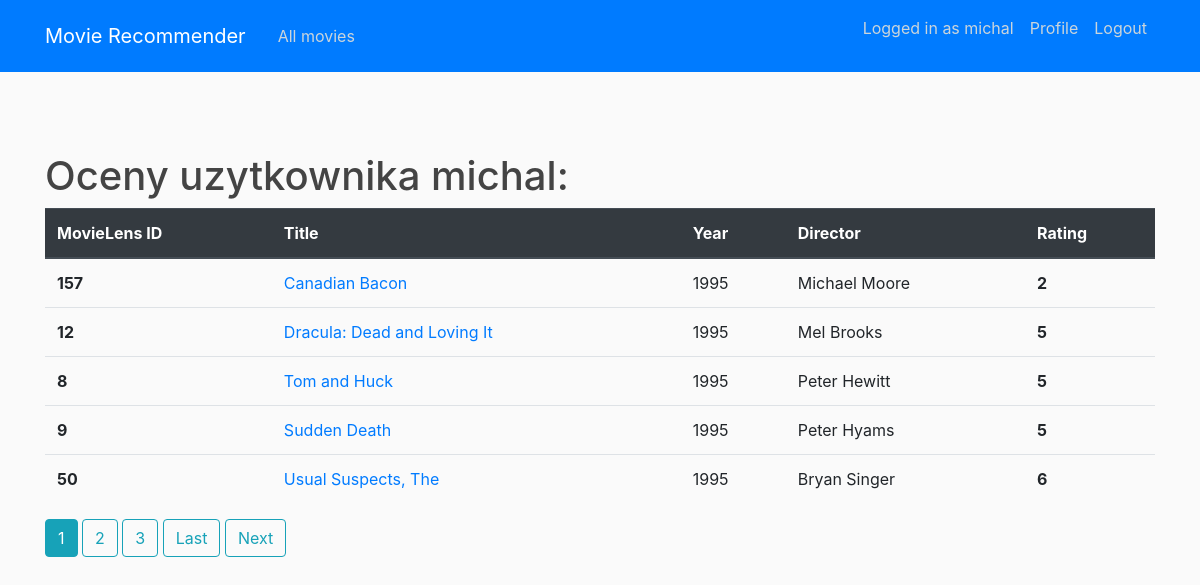
The page /profile/ (signed in) on the database as committed earlier.
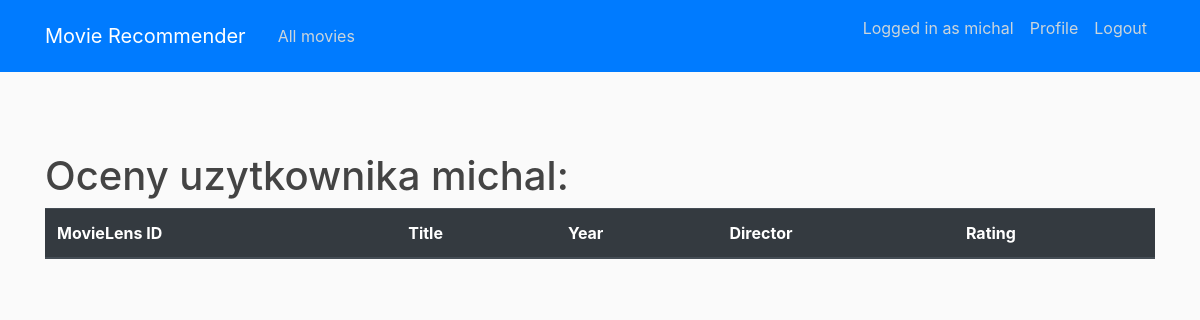
The same page on the database as committed later.
### recommender/models.py (models this page shows, shortened)
class Rating(models.Model):
    movielens_id = models.ForeignKey(Movie, to_field='movielens_id', on_delete=models.CASCADE)
    who_rated = models.ForeignKey(User, on_delete=models.CASCADE)
    value = models.PositiveSmallIntegerField(validators=[MinValueValidator(1), MaxValueValidator(10)])
    date_rated = models.DateTimeField(default=timezone.now)
    class Meta:
        constraints = [models.UniqueConstraint(fields=['movielens_id', 'who_rated'], name='No multiple ratings')]

class Movie(models.Model):
    movielens_id = models.IntegerField(unique=True)
    imdb_id = models.IntegerField()
    tmdb_id = models.IntegerField()
    title = models.CharField(max_length=200)
    year_released = models.IntegerField()
    director = models.CharField(max_length=100)

### recommender/views.py (the view)
# urls.py: path('profile/', RatingListView.as_view(), name='profile'),
class RatingListView(LoginRequiredMixin, ListView):
    model = Rating
    template_name = 'recommender/profile.html'
    context_object_name = 'ratings'
    paginate_by = 5
    def get_queryset(self):
        return self.request.user.rating_set.all()

### recommender/templates/recommender/profile.html (shortened to what this page needs)
{% extends 'recommender/base.html' %}
{% load crispy_forms_tags %}
{% block content %}
    <h1>Oceny uzytkownika {{user.username}}:</h1>
    <table class="table table-hover">
      <thead class="thead-dark">
        <tr>
          <th scope="col">MovieLens ID</th>
          <th scope="col">Title</th>
          <th scope="col">Year</th>
          <th scope="col">Director</th>
          <th scope="col">Rating</th>
        </tr>
      </thead>
      <tbody>
        {% for rating in ratings %}
        <tr>
            <th scope="row">{{rating.movielens_id.movielens_id}}</th>
            <td><a href="{% url 'movie_detail' rating.movielens_id.id %}">{{rating.movielens_id.title}}</a></td>
            <td>{{rating.movielens_id.year_released}}</td>
            <td>{{rating.movielens_id.director}}</td>
            <td class="font-weight-bold">{{rating.value}}</td>
        </tr>
        {% endfor %}
      </tbody>
    </table>
    {% if is_paginated %}
        {% for num in page_obj.paginator.page_range %}
            {% if page_obj.number == num %}
                <a class="btn btn-info mb-4" href="?page={{num}}">{{num}}</a>
            {% elif  num > page_obj.number|add:'-3' and num < page_obj.number|add:'3' %}
                <a class="btn btn-outline-info mb-4" href="?page={{ num }}">{{num}}</a>
            {% endif %}
        {% endfor %}
        {% if page_obj.has_next %}
            <a class="btn btn-outline-info mb-4" href="?page={{ page_obj.paginator.num_pages }}">Last</a>
            <a class="btn btn-outline-info mb-4" href="?page={{ page_obj.next_page_number }}">Next</a>
        {% endif %}
    {% endif %}
{% endblock content %}

### recommender/templates/recommender/base.html (shortened to what this page needs)
 {% load static %}
<!DOCTYPE html>
<html lang="en" xmlns="http://www.w3.org/1999/html">
<head>
    <link rel="stylesheet" href="https://stackpath.bootstrapcdn.com/bootstrap/4.5.2/css/bootstrap.min.css">
    <link rel="stylesheet" type="text/css" href="{%static 'recommender/main.css'%}">
</head>
<body>
     <header class="site-header">
      <nav class="navbar navbar-expand-md navbar-dark bg-primary fixed-top">
        <div class="container">
          <a class="navbar-brand mr-4" href="{%url 'homepage'%}">Movie Recommender</a>
          <div class="collapse navbar-collapse" id="navbarToggle">
            <div class="navbar-nav mr-auto">
              <a class="nav-item nav-link" href="{%url 'all_movies'%}">All movies</a>
            </div>
            <div class="navbar-nav">
               {% if user.is_authenticated %}
                  <p class="nav-item nav-link">Logged in as {{user.username}}</p>
                   <a class="nav-item nav-link" href="{%url 'profile'%}">Profile</a>
                   <a class="nav-item nav-link" href="{%url 'logout'%}">Logout</a>
                {% else %}
                  <a class="nav-item nav-link" href="{%url 'login'%}">Login</a>
                  <a class="nav-item nav-link" href="{%url 'register'%}">Register</a>
                {% endif %}
            </div>
          </div>
        </div>
      </nav>
    </header>
          <div class="row">s</div>
          <div class="row">s</div>
          <div class="row">s</div>
   <main role="main" class="container">
      <div class="row">
        <div class="col">
         {% block content %}{% endblock %}
        </div>
      </div>
    </main>
</body>
</html>

### recommender/static/recommender/main.css (style rules this page uses)
body { background: #fafafa; color: #333333; margin-top: 5rem; }
h1, h2, h3, h4, h5, h6 { color: #444444; }
.site-header .navbar-nav .nav-link { color: #cbd5db; }

Rows that differ between the two databases and show on the page:
removed Rating: movielens_id.movielens_id "157", movielens_id "Canadian Bacon", movielens_id.year_released "1995", movielens_id.director "Michael Moore", value "2"
removed Rating: movielens_id.movielens_id "12", movielens_id "Dracula: Dead and Loving It", movielens_id.year_released "1995", movielens_id.director "Mel Brooks", value "5"
removed Rating: movielens_id.movielens_id "8", movielens_id "Tom and Huck", movielens_id.year_released "1995", movielens_id.director "Peter Hewitt", value "5"
removed Rating: movielens_id.movielens_id "9", movielens_id "Sudden Death", movielens_id.year_released "1995", movielens_id.director "Peter Hyams", value "5"
removed Rating: movielens_id.movielens_id "50", movielens_id "Usual Suspects, The", movielens_id.year_released "1995", movielens_id.director "Bryan Singer", value "6"
Other text that changed with them:
list line gone: "1"
list line gone: "2"
list line gone: "3"
text no longer shown: "Last Next"
